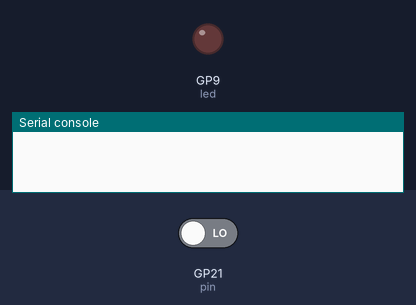
Recording of a program running on a simulated Raspberry Pi Pico running MicroPython. Shown: output pins drawn as LEDs (lit = HIGH), the last lines printed to the serial console. Wiring (from the project's diagram.json): red LED on GP9, PIR motion sensor on GP21. The inputs (shaded band) are chosen by the test bench; at power-on: GP21 (pin) LOW.

Above: at 1.2 s.
1.3 s: GP21 (pin) driven HIGH
At 1.7 s:
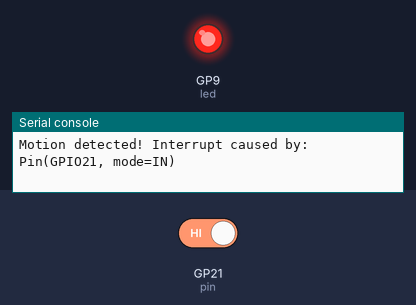
Timing chart, 0 to 7.8 s (numbered marks = the images above; inputs shaded):
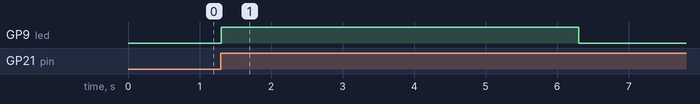

Measured:
- after the input at 1.3 s, GP9 (led): LOW → HIGH at once, → LOW 5.0 s later

The program:

main.py
```python
from machine import Pin
from time import sleep

motion = False

def handle_interrupt(pin):
    global motion
    motion = True
    global interrupt_pin
    interrupt_pin = pin

led = Pin(9, Pin.OUT)
pin = Pin(21, Pin.IN)

pin.irq(trigger=Pin.IRQ_RISING, handler=handle_interrupt)

while True:
    if motion:
        print('Motion detected! Interrupt caused by:', interrupt_pin)
        led.value(1)
        sleep(5)
        led.value(0)
        print('Motion stopped!')
        motion = False
```
